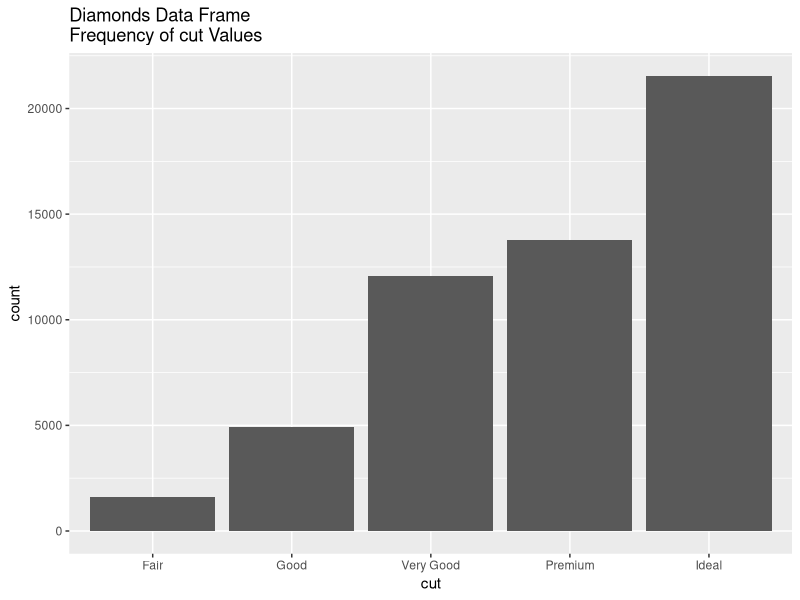
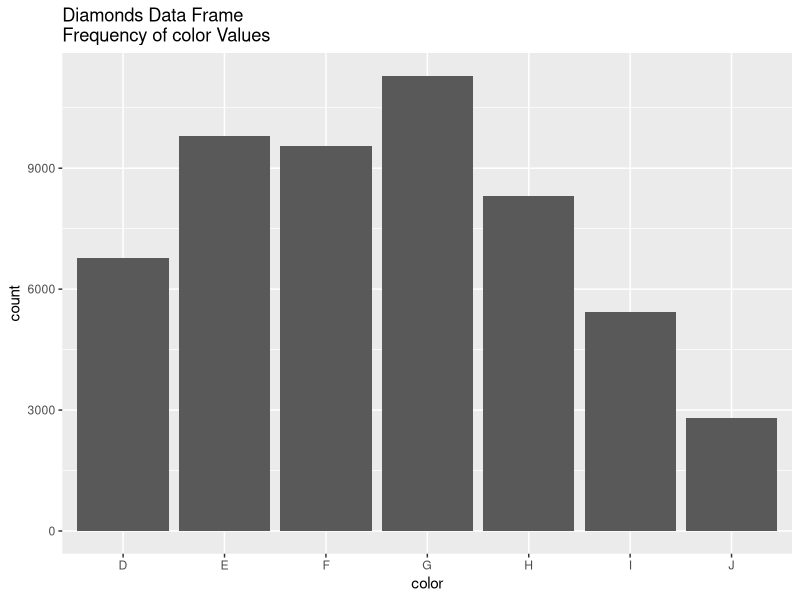
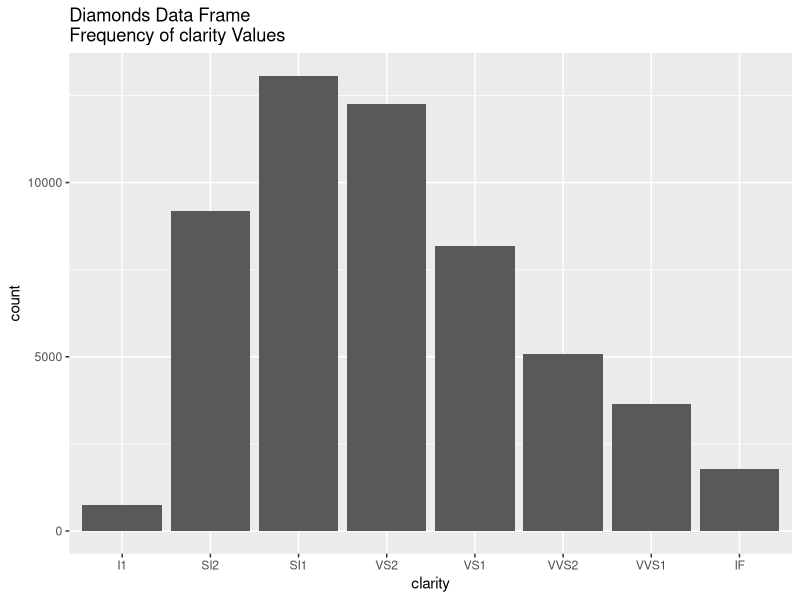
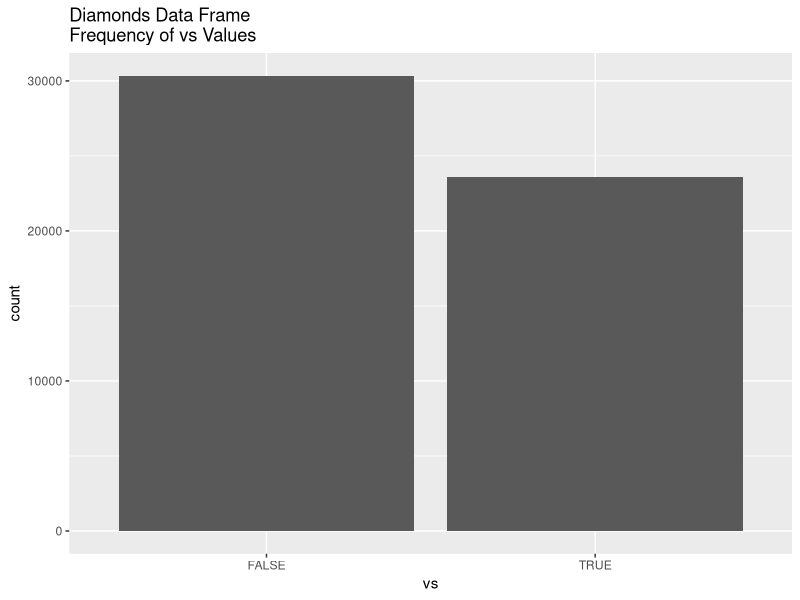

Generate these figures, in order, with R:
## ---- chunk 1
# In order to complete the assignment, we load the necessary packages and data
require(ggplot2,quietly=TRUE)
require(stats)
require(graphics)
require(grid)
data(diamonds)
data(mtcars)

## ---- chunk 2
# we need to take the vector mtcars$vs and convert it to a logical vector
# we will create a vector called vs_logical and use the as.logical function to convert the 32 element long vector of 0's and 1's to a 32 element long vector of TRUE and FALSE.  the as.logical function accepts a value x (a zero or one in this case) and then attempts to coerce this arguement into a logical value.  If x=0, as.logical will return a FALSE.  If x is equal to anything other number, as.logical will return a TRUE.   Note, 0.4375 of the 32 elements are TRUE's

vs_logical <- as.logical(mtcars$vs)

# the next calculation just verifies the ratio of TRUE to FALSE.  Since TRUE's are 1's and FALSE's are 0's, we just sum up the 1's and divide by the length.
sum(vs_logical)/length(vs_logical)
# the diamonds data frame is 53940 observations long so we need to extend vs_logical to that length.  53940/32 = 1685 with a remainder of 20.  First we will repeat vs_logical 1685 times.  the rep() function will repeat the first arguement the number of times given by the second arguement.

vs_logical <- rep(vs_logical,1685)
# recalculating our ratio to make sure we are still at 0.4375
sum(vs_logical)/length(vs_logical)
# now we will tack on 20 elements of vs_logical to get us to 53940 elements.  In order to have the correct ratio, we want a slice or subset of vs_logical that has 9 TRUE's in it.  This will give us a total of 23599 TRUE Values which will make the ratio of TRUE to FALSE = 0.4375046.  This is as close as we can get to 0.4375.  The 20 element long subset vs_logical[5:24] has 9 TRUE's. 
vs_logical <- c(vs_logical,vs_logical[5:24])
# one last calculation to make sure our desired ratio stll holds
sum(vs_logical)/length(vs_logical)

# now we add our vs_logical column to dimonds

diamonds$vs <- vs_logical

# now we will use the str() function to show you that we were successful.  the str() function displays the structure of our data frame.  if we were successful we will be able to see our new VS vector as the last column of our dataframe
str(diamonds)

## ---- chunk 3

extract <- function(x)
{   # extract(x) is a function that accepts a single arguement - an arbitrary dataframe x, and returns a new data frame whose columns only cosist of factors and logical data
  
  #Parameters- a single data frame
  
  

    # we use the sapply function to loop through our input.  sapply is a function that accepts a data frame (in this case) and will repeatedly apply a function (discussed below) to each element as it iterates through the data frame.  In this case, we are going to apply the sapply function twice:

    # our first application of the sapply function takes our user input data frame x as an arguement and applies the is.factor function to each column of x.  If the the column of x contains data of class factor, sapply will fill our new data frame factordf with those columns.

    factordf <- x[sapply(x,is.factor)]
    # our second application of the sapply function takes our user input data frame x as an arguement and applies the is.logical function to each column of x.  If the the column of x contains data of class logical, sapply will fill our new data frame logicaldf with those columns.   
    
    logicaldf <- x[sapply(x,is.logical)]
    
    # now we have two data frames (factordf and logicaldf) that we want to combine into a new data frame.  We will use the data.frame() function to create a new data frame called newdf.  data.frame(factordf,logicaldf) will combine the two data frames into one
    newdf <- data.frame(factordf,logicaldf)
    # we the return call to supply the output of our function back to the user
    return(newdf)
  }

# Now we will use our new function to extract the numeric columns of the diamonds data set by calling extract() on the diamonds data frame and assigning the results to a new variable newdf

newdf <- extract(diamonds)

# since these data frames can be huge, we will use the head function to display the first 7 rows of data.  Additionally, we will display the strucutre of our new data frame using the str() function
head(newdf)
str(newdf)


## ---- chunk 4
# the problem asks us to plot a gray bar for each one of the logical and factor columns of newdf.  To accomplish this we build a for loop.  We build up an index list for the loop to iterate through using the seq_len(ncol(dewdf)) call.  This creates a sequence that starts with 1, ends with the number of columns in our data frame (4 in this case) and increments by 1.
for (i in seq_len(ncol(newdf)))
  {
  # we create a variable called grey_bar and build a plot using the ggplot() function.  ggplot() takes our data frame newdf as the first argument.  for the second arguement, we use the aes_string() function to tell ggplot that we are using column names to map the aesthetic.  we then tell ggplot that each column name will be used as our x axis as we iterate through newdf.  we instruct ggplot that we want to add a gray bar layer to our ggplot by adding geom_bar() chart.  the problem did not ask for it but we add a title to each chart letting the reader know that this info comes from the Diamonds Data Frame and which variables we are looking at.  The ggtitle() layer is added to our ggplot to accomplish this.  we use the sprintf() call to allow us to pass variables into the title string.  the %s represents the variable that will change with each iteration.  we assing the column names as the element that will fill that variable spot.
  
    grey_bar <- ggplot(newdf,aes_string(colnames(newdf)[i])) + geom_bar() + ggtitle(sprintf("Diamonds Data Frame\nFrequency of %s Values",(colnames(newdf)[i]))) 
 # we print each graph as we iterate through the dataframe   
    print(grey_bar)

  }

## ---- chunk 5
# we will take the newdf created in part 2 which contains the logical and factor columns of diamonds and create a list of frequency tables for each categorical and logical variable (factors are ordered categorical data).

# we use the list function to create a list.  we use the table function to create the individual tables.  we then slice or subset into the newdf to access each column by using the columns index number.

list( table(newdf[1]), table(newdf[2]), table(newdf[3]), table(newdf[4]))
